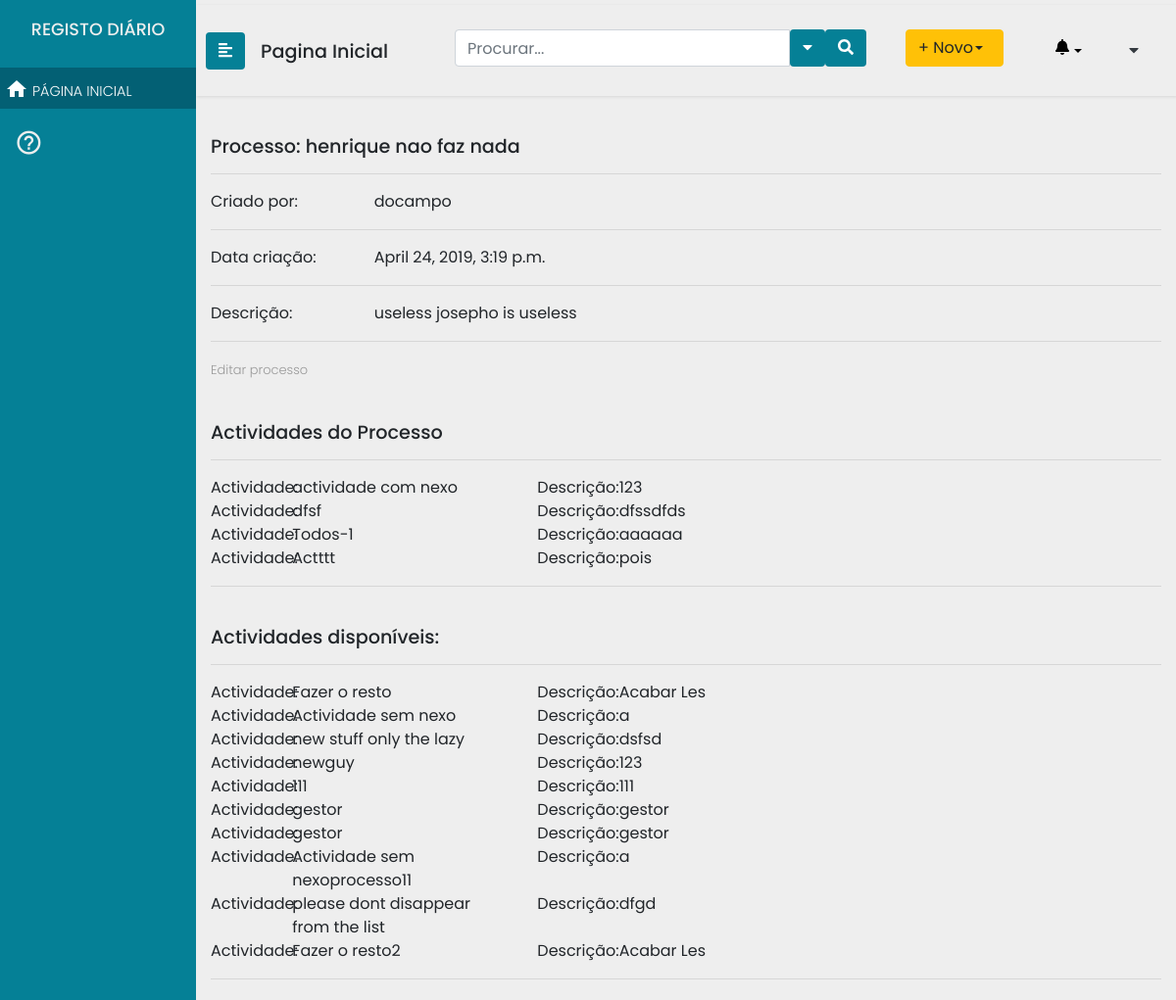
Page /processos/ProcessDetail/2 on the committed database.
### processes/models.py (models this page shows, shortened)
class Process(models.Model):
    process_name = models.CharField(max_length=200)
    user = models.ForeignKey(User, null=True, on_delete=models.SET_NULL)
    creation_date = models.DateTimeField("date created", default=django.utils.timezone.now())
    description = models.TextField(max_length=200)

class Activity(models.Model):
    activity_name = models.CharField(max_length=200)
    process = models.ManyToManyField(Process, blank=True)
    description = models.TextField(max_length=200)
    role = models.ManyToManyField('Role', blank=True)
    class Meta:
        verbose_name = ("Activity")
    def __str__(self):
        return self.activity_name

### Users/models.py (models this page shows)
class User(AbstractUser):
    id = models.AutoField(db_column='ID',primary_key=True)
    username = models.CharField(db_column='UserName',
                                max_length=255,
                                unique=True,
                                blank=True,
                                null=True)
    useremail = models.CharField(db_column='UserEmail',
                                 max_length=255,
                                 blank=True,
                                 null=True)
    password = models.CharField(db_column='Password',
                                max_length=255,
                                blank=True, null=True)
    organization = models.ForeignKey(Organization, null=True,blank=True, on_delete=models.SET_NULL)
    class Meta:
        managed = True
        db_table = 'User'
        permissions = (
            ("test_GProc", "Teste de permissao geral Gestor de Processos"),
            ("test_Analist", "Teste de permissao geral Analista"),
            ("test_Func", "Teste de permissao geral Funcionário"),
            ("test_Admin", "Teste de permissao geral Administrador"),)

### processes/views.py (the view)
# urls.py: path("processos/ProcessDetail/<int:pk>", views.ProcessDetail.as_view(), name="ProcessDetail"),
class ProcessDetail(DetailView):
	model = Process
	template_name = "processes/forms/process_detail.html"
	def get_context_data(self, **kwargs):
		context = super().get_context_data(**kwargs)
		proc_id = self.object.id
		context['pid'] = self.kwargs['pk']
		our_acts = Activity.objects.all().filter(process__id=proc_id)
		context['proc_acts'] = our_acts
		context['non_acts'] = Activity.objects.all().exclude(id__in=our_acts)
		context['all_acts'] = Activity.objects.all()
		return context

### templates/processes/forms/process_detail.html (shortened to what this page needs)
{% extends "processes/header2.html" %}
{% block content %}
{% include "processes/includes/sidenav.html" %}
<div class="container">
        <h3>Processo: {{object.process_name}} </h3>
        <hr>
            <div class="row">
                <div class="col-sm-2">Criado por: </div>
                <div class="col-sm-2"> {{object.user}}</div>
                </div>
                <hr>
         <div class="row">
                <div class="col-sm-2"> Data criação:</div>
                <div class="col-sm-3">{{object.creation_date}}</div>
            </div>
          <hr>
          <div class="row">
            <div class="col-sm-2"> Descrição:</div>
            <div class="col-sm-4">{{object.description}}</div>
        </div>
      <hr>
        <p><a href="/processos/ProcessUpdate/{{object.id}}"> Editar processo</a></p>
        <br>
        <h3>Actividades do Processo </h3>
        <hr>
        {% for act in proc_acts %}
        <div class="row">
        <div class="col-sm-1"> Actividade:</div>
        <div class="col-sm-3">{{act}}</div>
        <div class="col-sm-1"> Descrição:</div>
        <div class="col-sm-3">{{act.description}}</div>
        </div>
        {% endfor %}
        <hr>
        <br>
        <h3>Actividades disponíveis: </h3>
        <hr>
        {% for act in non_acts %}
        <div class="row">
        <div class="col-sm-1"> Actividade:</div>
        <div class="col-sm-3">{{act}}</div>
        <div class="col-sm-1"> Descrição:</div>
        <div class="col-sm-3">{{act.description}}</div>
        </div>
        {% endfor %}
        <hr>
        </div>
        {% endblock %}

### processes/static/processes/css/menu.css (style rules this page uses)
body { font-family: 'Poppins', sans-serif; background: #eee; }
h3 { font-family: 'Poppins', sans-serif; font-size: 1.2em; }
p,a { font-family: 'Poppins', sans-serif; font-size: 0.9em; font-weight: 300; line-height: 1.7em; color: #999; }
a,a:hover,a:focus { color: inherit; text-decoration: none; transition: all 0.3s; }

### rows in the picture
Process: process_name "henrique nao faz nada", user "docampo", creation_date "April 24, 2019, 3:19 p.m.", description "useless josepho is useless"
Activity: activity_name "actividade com nexo", description "123"
Activity: activity_name "dfsf", description "dfssdfds"
Activity: activity_name "Todos-1", description "aaaaaa"
Activity: activity_name "Actttt", description "pois"
Activity: activity_name "Fazer o resto", description "Acabar Les"
Activity: activity_name "Actividade sem nexo", description "a"
Activity: activity_name "new stuff only the lazy", description "dsfsd"
Activity: activity_name "newguy", description "123"
Activity: activity_name "111", description "111"
Activity: activity_name "gestor", description "gestor"
Activity: activity_name "gestor", description "gestor"
Activity: activity_name "Actividade sem nexoprocesso11", description "a"
Activity: activity_name "please dont disappear from the list", description "dfgd"
Activity: activity_name "Fazer o resto2", description "Acabar Les"
